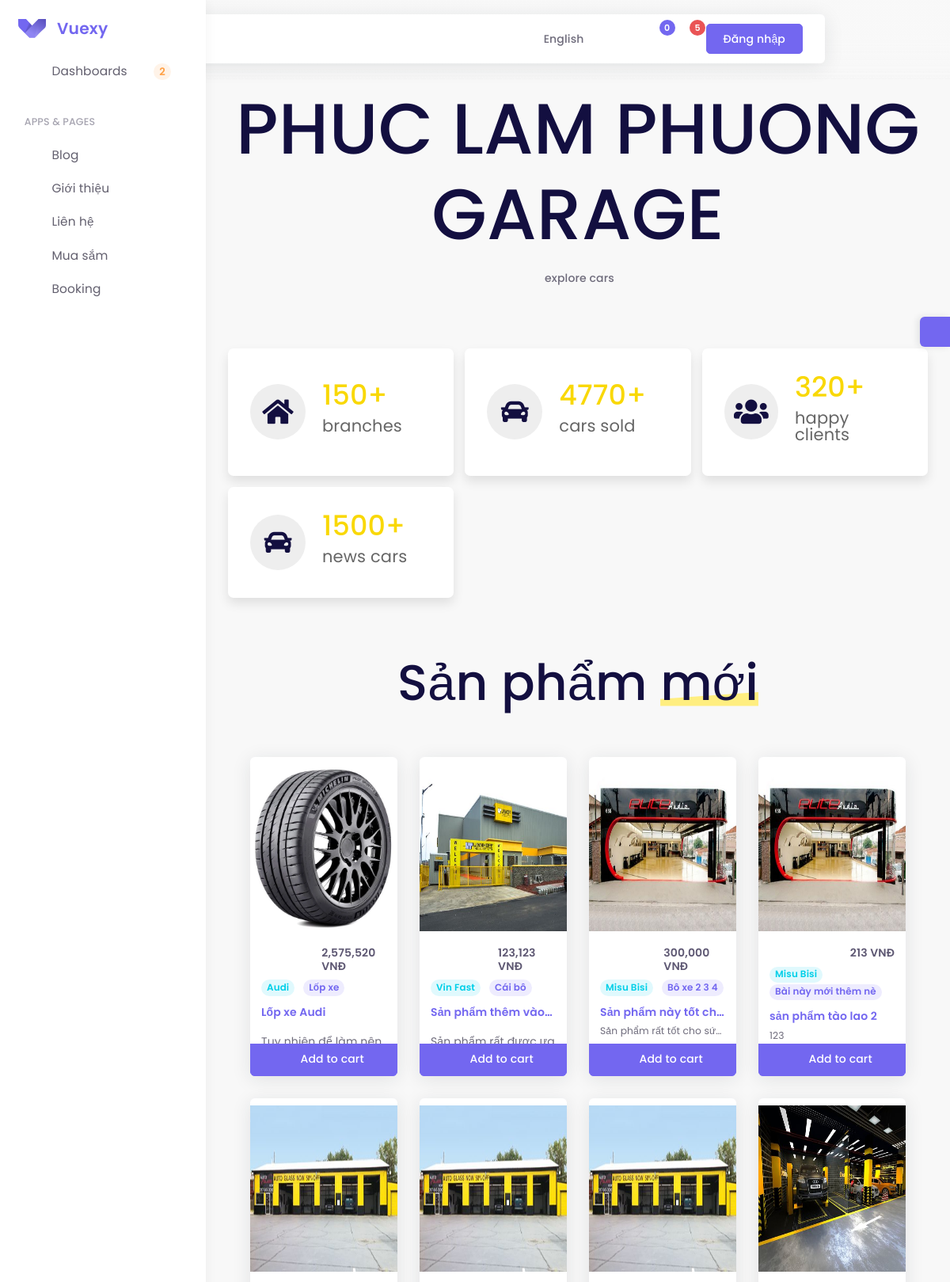
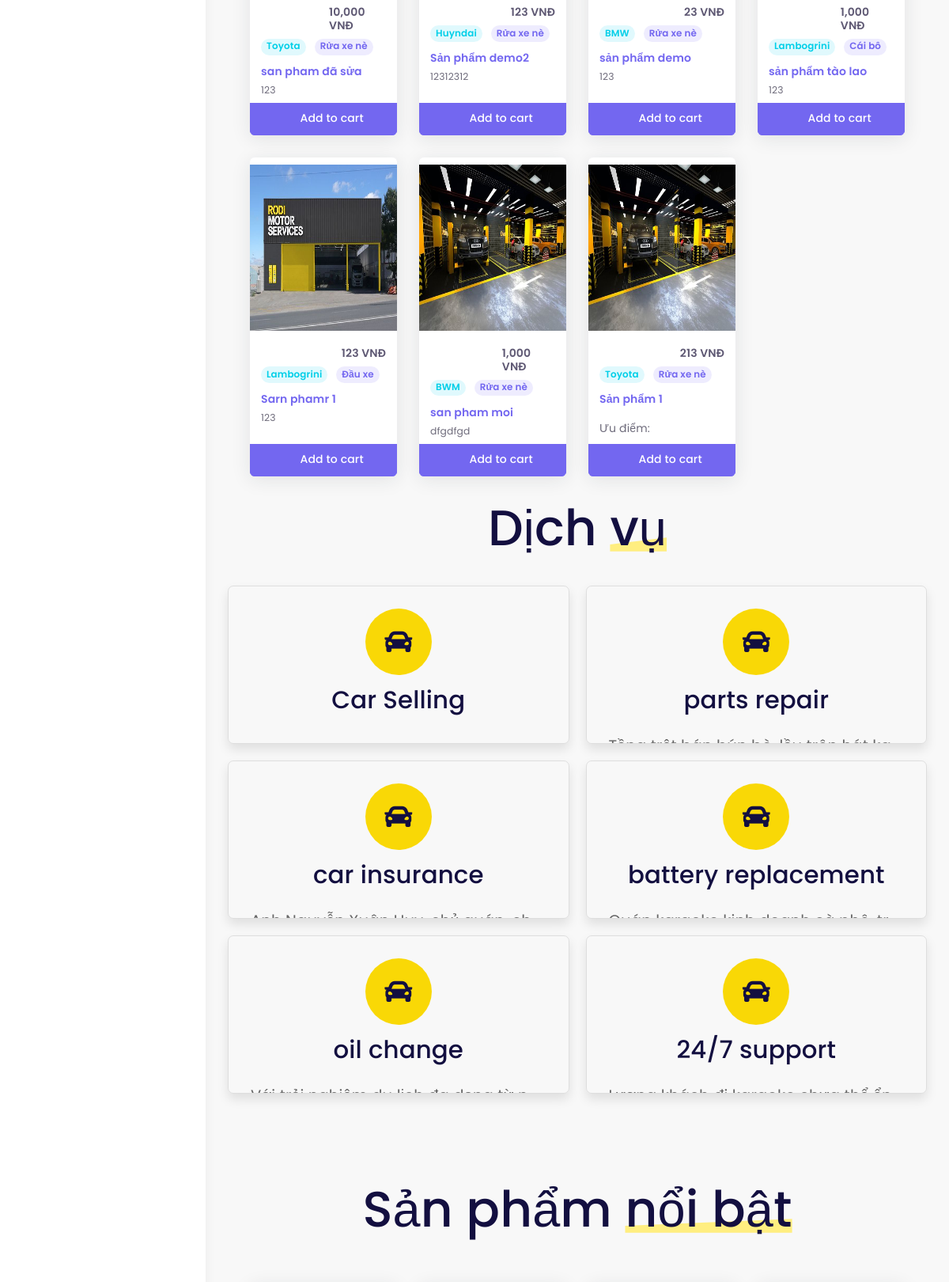
The page / (upper part) on the database its author committed (2 pictures, top to bottom).
### tables this page shows
CREATE TABLE `products` (
  `id` int(11) NOT NULL,
  `name_product` varchar(255) NOT NULL,
  `slug_product` varchar(255) NOT NULL,
  `img` varchar(255) NOT NULL,
  `price_product` float NOT NULL,
  `status` tinyint(1) NOT NULL DEFAULT 0,
  `vote` int(11) DEFAULT 0,
  `text` text NOT NULL,
  `quantity` int(11) NOT NULL,
  `brand` varchar(255) DEFAULT NULL,
  `id_cate` int(11) NOT NULL
);

CREATE TABLE `categories_products` (
  `id` int(11) NOT NULL,
  `name` varchar(255) NOT NULL,
  `slug` varchar(255) NOT NULL,
  `status` tinyint(1) NOT NULL DEFAULT 0
);

CREATE TABLE `blog` (
  `id` int(11) NOT NULL,
  `title` varchar(255) NOT NULL,
  `slug` varchar(255) NOT NULL,
  `id_user` int(11) NOT NULL,
  `id_cate` int(11) NOT NULL,
  `text` text NOT NULL,
  `time` timestamp NULL DEFAULT current_timestamp(),
  `img` varchar(255) DEFAULT NULL,
  `status` tinyint(4) DEFAULT 0
);

### controllers/home.php (called while the page is built, shortened)
<?php
require 'modules/home.php';
$service = new classHome();
$load1 = $service->service1();
$load2 = $service->service2();
$load3 = $service->service3();
$load4 = $service->service4();
$load5 = $service->service5();
$load6 = $service->service6();
$sql = "SELECT `products`.*, `categories_products`.`name` FROM `products` JOIN `categories_products` ON `products`.`id_cate` = `categories_products`.`id` ORDER BY `id` DESC ";
$result = mysqli_query($conn,$sql);
require 'views/home.php';
?>

### modules/database.php (called while the page is built, shortened)
<?php
function pdo_get_connection(){
    $dburl = "mysql:host=localhost;dbname=thuctap;charset=utf8";
    $username = 'root';
    $password = '';
    $conn = new PDO($dburl, $username, $password);
    $conn->setAttribute(PDO::ATTR_ERRMODE, PDO::ERRMODE_EXCEPTION);
    return $conn;
}
function pdo_query_one($sql){
    $sql_args = array_slice(func_get_args(), 1);
    try{
        $conn = pdo_get_connection();
        $stmt = $conn->prepare($sql);
        $stmt->execute($sql_args);
        $row = $stmt->fetch(PDO::FETCH_ASSOC);
        return  $row;
    }
    catch(PDOException $e){
        throw $e;
    }
    finally{
        unset($conn);
    }
}
?>

### modules/home.php (called while the page is built, shortened)
<?php
    class classHome
    {
        function service1()
        {
            return pdo_query_one('SELECT * FROM `blog` WHERE `id` = 1');
        }
        function service2()
        {
            return pdo_query_one('SELECT * FROM `blog` WHERE `id` = 2');
        }
        function service3()
        {
            return pdo_query_one('SELECT * FROM `blog` WHERE `id` = 3');
        }
        function service4()
        {
            return pdo_query_one('SELECT * FROM `blog` WHERE `id` = 4');
        }
        function service5()
        {
            return pdo_query_one('SELECT * FROM `blog` WHERE `id` = 5');
        }
        function service6()
        {
            return pdo_query_one('SELECT * FROM `blog` WHERE `id` = 6');
        }
    }
?>

### views/home.php (the view, shortened to what this page needs)
  <div  class="app-content content ">
    <div style="display: block;" class="content-body1">
        <section id="dashboard-ecommerce">
          <section class="home1" id="home">
            <h3 data-speed="-2" class="home-parallax1">Phuc Lam Phuong Garage</h3>
            <a data-speed="7" href="#" class="btn home-parallax1">explore cars</a>
          </section>
          <section class="icons-container1">
            <div class="icons1">
                <i class="fas fa-home"></i>
                <div style="margin-left: 0px;" class="content1">
                    <h3>150+</h3>
                    <p>branches</p>
                </div>
            </div>
            <div class="icons1">
                <i class="fas fa-car"></i>
                <div style="margin-left: 0px;" class="content1">
                    <h3>4770+</h3>
                    <p>cars sold</p>
                </div>
            </div>
            <div class="icons1">
                <i class="fas fa-users"></i>
                <div style="margin-left: 0px;" class="content1">
                    <h3>320+</h3>
                    <p>happy clients</p>
                </div>
            </div>
            <div class="icons1">
                <i class="fas fa-car"></i>
                <div style="margin-left: 0px;" class="content1">
                    <h3>1500+</h3>
                    <p>news cars</p>
                </div>
            </div>
          </section>
   <div style="margin-left:0px;padding-top: 0px" class="app-content content ecommerce-application">
    <div class="content-wrapper container-xxl p-0">
      <div style="display: flex; flex-direction: column; align-items: center;" class="content-header row">
        <div class="content-header-left col-md-9 col-12 mb-2">
          <div class="row breadcrumbs-top">
            <div class="col-12">
              <h1 class="heading1"> Sản phẩm <span>mới</span> </h1>
            </div>
          </div>
        </div>
      </div>
      <div style="display: block;" class="content-body">
      <section id="wishlist" class="grid-view wishlist-items">
        <?php foreach($result as $key =>$value){?>
        <div class="card ecommerce-card">
          <div class="item-img text-center" >
            <a href="/shop_details/<?= $value['slug_product']?>.html">
              <img src="<?=$value['img']?>" class="img-fluid" alt="img-placeholder" style="height: 210px;"/>
            </a>
          </div>
          <div style="max-height: 140px;" class="card-body">
            <div class="item-wrapper">
              <div class="item-rating">
                <ul class="unstyled-list list-inline">
                  <li class="ratings-list-item"><i data-feather="star" class="filled-star"></i></li>
                  <li class="ratings-list-item"><i data-feather="star" class="filled-star"></i></li>
                  <li class="ratings-list-item"><i data-feather="star" class="filled-star"></i></li>
                  <li class="ratings-list-item"><i data-feather="star" class="filled-star"></i></li>
                  <li class="ratings-list-item"><i data-feather="star" class="unfilled-star"></i></li>
                </ul>
              </div>
              <div class="item-cost">
                <h6 class="item-price"><?=number_format($value['price_product'])?> VNĐ</h6>
              </div>
            </div>
            <div class="py-15">
            <a href="#">
              <span  class="badge rounded-pill badge-light-info me-50"><?=$value['brand']?></span>
            </a>
            <a href="#">
              <span class="badge rounded-pill badge-light-primary"><?=$value['name']?></span>
            </a>
          </div>
            <div class="item-name">
              <a href="/shop_details/<?= $value['slug_product']?>.html"><?=$value['name_product']?> </a>
            </div>
            <p class="card-text item-description">
             <?=$value['text']?>
            </p>
          </div>
          <div class="item-options text-center">
            <a href='' data-id= <?=$value['id'] ?> class="add-to-cards btn btn-primary btn-cart">
              <i data-feather="shopping-cart"></i>
              <span>Add to cart</span>
            </a>
          </div>
        </div>
        <?php }?>
      </section>
      </div>
    </div>
   </div>
  </section>
    </div>
<section class="services1" id="services">
    <h1 class="heading1"> Dịch <span>vụ</span> </h1>
    <div class="box-container1">
        <div style="max-height: 200px;
          overflow: hidden;
          text-overflow: ellipsis;" class="box1">
            <i class="fas fa-car"></i>
            <a href="/blog_details/<?=$load1['slug']?>.html"><h3><?=$load1['title']?></h3></a>
            <p><?=$load1['text']?></p>
        </div>
    <div style="max-height: 200px;
          overflow: hidden;
          text-overflow: ellipsis;" class="box1">
            <i class="fas fa-car"></i>
            <a href="/blog_details/<?=$load2['slug']?>.html"><h3><?=$load2['title']?></h3></a>
            <p><?=$load2['text']?></p>
        </div>
    <div style="max-height: 200px;
          overflow: hidden;
          text-overflow: ellipsis;" class="box1">
            <i class="fas fa-car"></i>
            <a href="/blog_details/<?=$load3['slug']?>.html"><h3><?=$load3['title']?></h3></a>
            <p><?=$load3['text']?></p>
        </div>
    <div style="max-height: 200px;
          overflow: hidden;
          text-overflow: ellipsis;" class="box1">
            <i class="fas fa-car"></i>
            <a href="/blog_details/<?=$load4['slug']?>.html"><h3><?=$load4['title']?></h3></a>
            <p><?=$load4['text']?></p>
        </div>
    <div style="max-height: 200px;
          overflow: hidden;
          text-overflow: ellipsis;" class="box1">
            <i class="fas fa-car"></i>
            <a href="/blog_details/<?=$load6['slug']?>.html"><h3><?=$load6['title']?></h3></a>
            <p><?=$load6['text']?></p>
        </div>
    <div style="max-height: 200px;
          overflow: hidden;
          text-overflow: ellipsis;" class="box1">
            <i class="fas fa-car"></i>
            <a href="/blog_details/<?=$load5['slug']?>.html"><h3><?=$load5['title']?></h3></a>
            <p><?=$load5['text']?></p>
        </div>
    </div>
</section>
   <div style="margin-left:0px;" class="app-content content ecommerce-application">
    <div class="content-wrapper container-xxl p-0">
      <div style="display: flex; flex-direction: column; align-items: center;" class="content-header row">
        <div class="content-header-left col-md-9 col-12 mb-2">
          <div class="row breadcrumbs-top">
            <div class="col-12">
              <h1 class="heading1"> Sản phẩm <span>nổi bật</span> </h1>
            </div>
          </div>
        </div>
      </div>
    </div>
   </div>
    </div>

### app-assets/assets/css/main.css (style rules this page uses)
:root { --yellow:#f9d806; --light-yellow:#ffee80; --black:#130f40; --light-color:#666; --box-shadow:0 .5rem 1rem rgba(0,0,0,.1); --border:.1rem solid rgba(0,0,0,.1); }
* { font-family: 'Poppins', sans-serif; margin:0; padding:0; box-sizing: border-box; outline: none; border:none; text-decoration: none; }
html { overflow-x: hidden; scroll-padding-top: 7rem; scroll-behavior: smooth; }
.heading1 { padding-bottom: 2rem; text-align: center; font-size: 4.5rem; color:var(--black); }
.heading1 span { position: relative; z-index: 0; }
.heading1 span::before { content: ''; position: absolute; bottom:1rem; left:0; height: 100%; width: 100%; background: var(--light-yellow); z-index: -1; clip-path: polygon(0 90%, 100% 80%, 100% 100%, 0% 100%); }
.home1 { text-align: center; overflow-x: hidden; }
.home1 h3 { color:var(--black); font-size: 7.5vw; text-transform: uppercase; }
.icons-container1 { display: grid; grid-template-columns: repeat(auto-fit, minmax(20rem, 1fr)); gap:1rem; padding-top: 5rem; padding-bottom: 5rem; }
.icons-container1 .icons1 { background:#fff; display: flex; align-items: center; box-shadow: var(--box-shadow); border-radius: .5rem; padding:2rem; gap:1.5rem; }
.icons-container1 .icons1 i { height:5rem; width:5rem; line-height:5rem; font-size:2.5rem; color:var(--black); background:#eee; text-align: center; border-radius: 50%; }
.icons-container1 .icons1 .content1 h3 { font-size: 2.5rem; color:var(--yellow); }
.icons-container1 .icons1 .content1 p { font-size: 1.5rem; color:var(--light-color); }
.services1 .box-container1 { display: grid; grid-template-columns: repeat(auto-fit, minmax(30rem, 1fr)); gap:1.5rem; }
.services1 .box-container1 .box1 { padding:2rem; border-radius: .5rem; box-shadow: var(--box-shadow); border:var(--border); text-align: center; }
.services1 .box-container1 .box1 i { height:6rem; width:6rem; line-height: 6rem; border-radius: 50%; font-size: 2.5rem; margin-bottom: 1rem; background: var(--yellow); color:var(--black); }
.services1 .box-container1 .box1 h3 { font-size: 2.2rem; color:var(--black); }
.services1 .box-container1 .box1 p { line-height: 1.8; padding:1rem 0; font-size: 1.4rem; color:var(--light-color); overflow: hidden; white-space: nowrap; text-overflow: ellipsis; }

### rows shown on the page
products: img (picture), price_product "2,575,520", brand "Audi", id_cate.name "Lốp xe", name_product "Lốp xe Audi", text "Tuy nhiên để làm nên…"
products: img (picture), price_product "123,123", brand "Vin Fast", id_cate.name "Cái bô", name_product "Sản phẩm thêm…", text "Sản phẩm rất được ưa…"
products: img (picture), price_product "300,000", brand "Misu Bisi", id_cate.name "Bô xe 2 3 4", name_product "Sản phẩm này tốt…", text "Sản phẩm rất tốt cho sứ…"
products: img (picture), price_product "213", brand "Misu Bisi", id_cate.name "Bài này mới thêm nè", name_product "sản phẩm tào lao 2", text "123"
products: img (picture), price_product "10,000", brand "Toyota", id_cate.name "Rửa xe nè", name_product "san pham đã sửa", text "123"
products: img (picture), price_product "123", brand "Huyndai", id_cate.name "Rửa xe nè", name_product "Sản phẩm demo2", text "12312312"
products: img (picture), price_product "23", brand "BMW", id_cate.name "Rửa xe nè", name_product "sản phẩm demo", text "123"
products: img (picture), price_product "1,000", brand "Lambogrini", id_cate.name "Cái bô", name_product "sản phẩm tào lao", text "123"
products: img (picture), price_product "123", brand "Lambogrini", id_cate.name "Đầu xe", name_product "Sarn phamr 1", text "123"
products: img (picture), price_product "1,000", brand "BWM", id_cate.name "Rửa xe nè", name_product "san pham moi", text "dfgdfgd"
products: img (picture), price_product "213", brand "Toyota", id_cate.name "Rửa xe nè", name_product "Sản phẩm 1", text "Ưu điểm:"
blog: title "Car Selling"
blog: title "parts repair", text "Tầng trệt bán bún bò, lầu trên hát ka…"
blog: title "car insurance", text "Anh Nguyễn Xuân Huy, chủ quán, ch…"
blog: title "battery replacement", text "Quán karaoke kinh doanh cà phê, tr…"
blog: title "oil change", text "Với trải nghiệm du lịch đa dạng từ n…"
blog: title "24/7 support", text "Lượng khách đi karaoke chưa thể ổn…"
